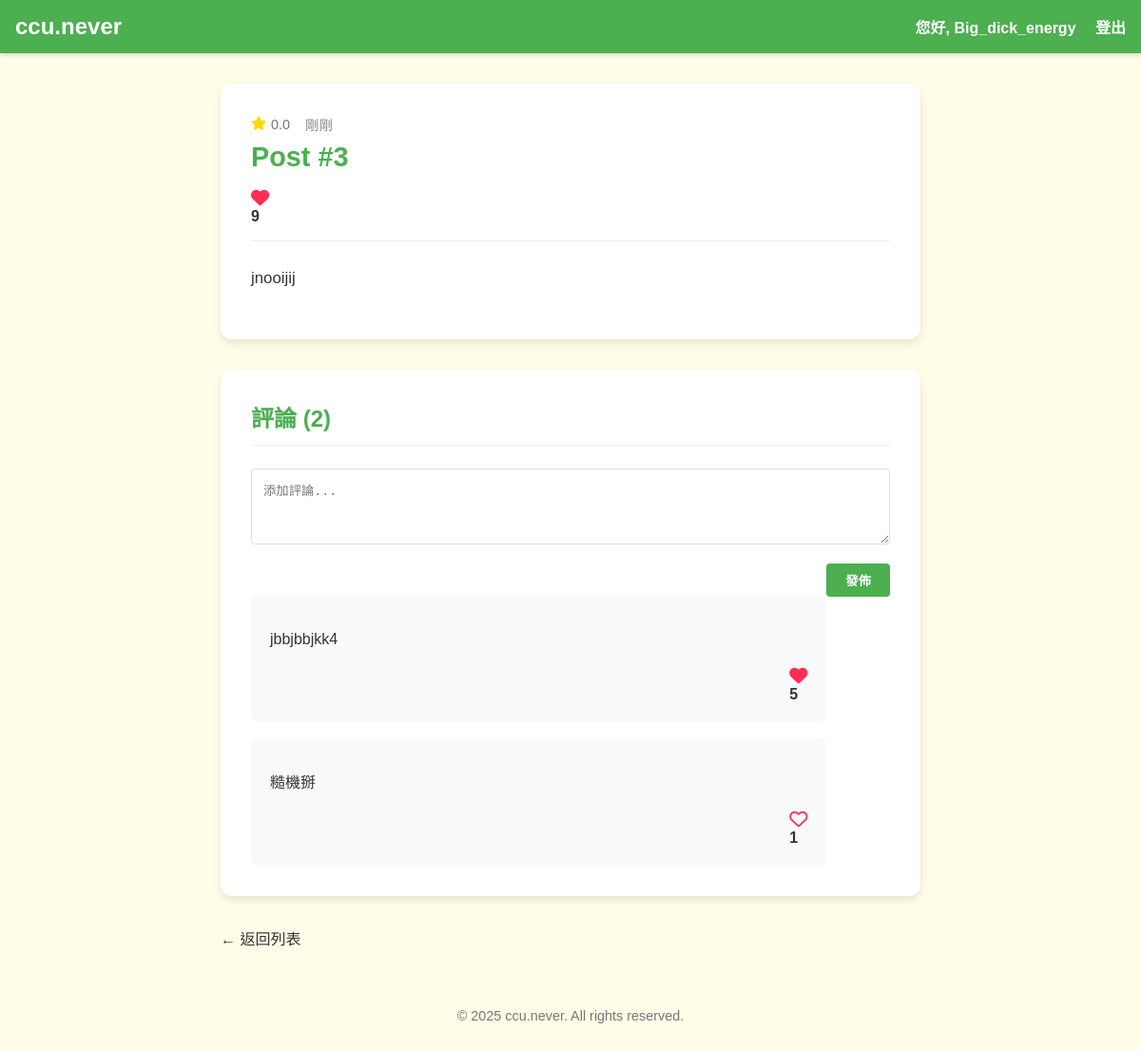
/post/3 (signed in), run on the app's committed database.
### app.py (models this page shows, shortened)
class Post(db.Model):
    id = db.Column(db.Integer, primary_key=True)
    establishment_id = db.Column(db.Integer, db.ForeignKey("establishment.id"), nullable=False)
    content = db.Column(db.Text, nullable=False)
    likes = db.Column(db.Integer, default=0)
    establishment = db.relationship("Establishment", backref=db.backref("posts", lazy=True))
    @property
    def title(self):
        return f"Post #{self.id}"
    @property
    def rating(self):
        return 0.0
    @property
    def time_since(self):
        now = datetime.utcnow()
        return "剛剛"

class Comment(db.Model):
    id = db.Column(db.Integer, primary_key=True)
    post_id = db.Column(db.Integer, db.ForeignKey("post.id"), nullable=False)
    content = db.Column(db.Text, nullable=False)
    likes = db.Column(db.Integer, default=0)
    post = db.relationship("Post", backref=db.backref("comments", lazy=True))

### app.py (the view)
@app.route("/post/<int:post_id>")
def show_post(post_id):
    post = Post.query.get_or_404(post_id)
    comments = Comment.query.filter_by(post_id=post_id).order_by(Comment.likes.desc()).all()
    user_liked_post = False
    if is_logged_in():
        user_liked_post = has_user_liked_post(session["user_id"], post_id)
    user_liked_comments = {}
    if is_logged_in():
        for comment in comments:
            user_liked_comments[comment.id] = has_user_liked_comment(session["user_id"], comment.id)
    return render_template("post.html", post=post, comments=comments,
                          user_liked_post=user_liked_post,
                          user_liked_comments=user_liked_comments)

### app.py (called while the page is built)
def is_logged_in():
    return "user_id" in session

def has_user_liked_post(user_id, post_id):
    return PostLike.query.filter_by(user_id=user_id, post_id=post_id).first() is not None

def has_user_liked_comment(user_id, comment_id):
    return CommentLike.query.filter_by(user_id=user_id, comment_id=comment_id).first() is not None

### templates/post.html (shortened to what this page needs)
<!DOCTYPE html>
<html lang="zh-TW">
  <head>
    <link rel="stylesheet" href="{{ url_for('static', filename='styles/main.css') }}">
    <link rel="stylesheet" href="https://cdnjs.cloudflare.com/ajax/libs/font-awesome/6.4.0/css/all.min.css">
  </head>
  <body>
    <nav class="navbar">
      <a href="{{ url_for('home') }}" class="logo">ccu.never</a>
      <div class="nav-links">
        {% if session['user_id'] %}
          <span>您好, {{ session['username'] }}</span>
          <a href="{{ url_for('logout') }}">登出</a>
        {% else %}
          <a href="{{ url_for('login') }}">登入</a>
          <a href="{{ url_for('register') }}">註冊</a>
        {% endif %}
      </div>
    </nav>
    <div class="post-detail-container">
      <div class="post-detail-card">
        <div class="post-detail-header">
          <div class="post-header-top">
            <div class="post-rating-time">
              <div class="post-rating">
                <i class="fas fa-star"></i> <span>{{ post.rating }}</span>
              </div>
              <div class="post-time">{{ post.time_since }}</div>
            </div>
          </div>
          <h1>{% if post.title %}{{ post.title }}{% else %}Post #{{ post.id }}{% endif %}</h1>
          <div class="post-meta">
            <div class="like-section">
              {% if session['user_id'] %}
                <button
                  class="heart-button {% if user_liked_post %}liked{% endif %}"
                  data-post-id="{{ post.id }}"
                  aria-label="Like post">
                  <i class="fa-heart {% if user_liked_post %}fas{% else %}far{% endif %}"></i>
                </button>
              {% else %}
                <i class="far fa-heart"></i>
              {% endif %}
              <span class="like-count" id="post-likes-{{ post.id }}">{{ post.likes }}</span>
            </div>
          </div>
        </div>
        <div class="post-detail-content">
          <p>{{ post.content }}</p>
        </div>
      </div>
      <div class="comments-section">
        <h2>評論 ({{ comments|length }})</h2>
        {% if session['user_id'] %}
        <div class="add-comment-form">
          <form action="{{ url_for('add_comment', post_id=post.id) }}" method="POST">
            <textarea name="comment" placeholder="添加評論..." required></textarea>
            <button type="submit">發佈</button>
          </form>
        </div>
        {% else %}
        <div class="login-prompt">
          <p>您必須<a href="{{ url_for('login') }}">登入</a>才能發表評論</p>
        </div>
        {% endif %}
        {% if comments %}
          <div class="comments-list">
            {% for comment in comments %}
              <div class="comment-card">
                <div class="comment-content">
                  <p>{{ comment.content }}</p>
                </div>
                <div class="comment-footer">
                  <div class="like-section">
                    {% if session['user_id'] %}
                      <button
                        class="heart-button comment-heart {% if user_liked_comments[comment.id] %}liked{% endif %}"
                        data-comment-id="{{ comment.id }}"
                        data-post-id="{{ post.id }}"
                        aria-label="Like comment">
                        <i class="fa-heart {% if user_liked_comments[comment.id] %}fas{% else %}far{% endif %}"></i>
                      </button>
                    {% else %}
                      <i class="far fa-heart"></i>
                    {% endif %}
                    <span class="like-count" id="comment-likes-{{ comment.id }}">{{ comment.likes }}</span>
                  </div>
                </div>
              </div>
            {% endfor %}
          </div>
        {% else %}
          <div class="no-comments">
            <p>目前沒有評論，成為第一個評論的人！</p>
          </div>
        {% endif %}
      </div>
      <div class="back-link">
        <a href="{{ url_for('show_establishment', est_id=post.establishment_id) }}" class="btn-back">
          ← 返回列表
        </a>
      </div>
    </div>
    <footer>
      <p>© 2025 ccu.never. All rights reserved.</p>
    </footer>
  </body>
</html>

### static/styles/main.css (style rules this page uses)
* { box-sizing: border-box; }
html, body { margin: 0; padding: 0; font-family: "Noto Sans TC", "Microsoft JhengHei", sans-serif; color: #333; }
body { background-color: #FFFDE7; min-height: 100vh; overflow-y: scroll; }
:root { --color-primary: #FFC107; --color-secondary: #4CAF50; --color-bg: #F5F5F5; --color-accent: #FF5722; --color-text-dark: #333; --color-text-light: #fff; --navbar-height: 56px; --card-shadow: 0 4px 8px rgba(0, 0, 0, 0.1); --card-radius: 12px; --heart-color: #ff2d55; }
.navbar { position: sticky; top: 0; width: 100%; z-index: 999; display: flex; justify-content: space-between; align-items: center; background: var(--color-secondary); padding: 0.75rem 1rem; box-shadow: 0 2px 5px rgba(0, 0, 0, 0.15); height: var(--navbar-height); }
.navbar .logo { font-size: 1.5rem; font-weight: bold; color: var(--color-text-light); text-decoration: none; }
.navbar .nav-links a, .navbar .nav-links span { color: var(--color-text-light); text-decoration: none; margin-left: 1rem; font-weight: 600; }
footer { padding: 1rem; text-align: center; font-size: 0.9rem; color: #777; margin-top: 0; }
.post-meta { display: flex; align-items: center; gap: 1rem; }
.like-count { display: flex; align-items: center; gap: 0.5rem; font-weight: bold; }
.back-link { margin-top: 2rem; }
.btn-back { color: var(--color-text-dark); text-decoration: none; display: inline-flex; align-items: center; gap: 0.5rem; transition: color 0.3s; }
.post-detail-container { max-width: 800px; margin: 0 auto; padding: 2rem; }
.post-detail-card { background: white; border-radius: var(--card-radius); box-shadow: var(--card-shadow); padding: 2rem; margin-bottom: 2rem; }
.post-detail-header { margin-bottom: 1.5rem; border-bottom: 1px solid #eee; padding-bottom: 1rem; }
.post-detail-header h1 { color: var(--color-secondary); margin-top: 0; margin-bottom: 1rem; font-size: 1.8rem; }
.post-detail-content { line-height: 1.8; font-size: 1.05rem; }
.comments-section { background: white; border-radius: var(--card-radius); box-shadow: var(--card-shadow); padding: 2rem; margin-bottom: 2rem; }
.comments-section h2 { color: var(--color-secondary); margin-top: 0; margin-bottom: 1.5rem; font-size: 1.5rem; border-bottom: 1px solid #eee; padding-bottom: 0.75rem; }
.add-comment-form { margin-bottom: 2rem; }
.add-comment-form textarea { width: 100%; padding: 0.75rem; border: 1px solid #ddd; border-radius: 4px; min-height: 80px; resize: vertical; margin-bottom: 1rem; }
.add-comment-form button { background: var(--color-secondary); color: white; border: none; padding: 0.5rem 1.25rem; border-radius: 4px; cursor: pointer; font-weight: bold; float: right; transition: background-color 0.3s, transform 0.2s; }
.comments-list { display: grid; gap: 1rem; }
.comment-card { background: #f8f9fa; border-radius: 8px; padding: 1.25rem; position: relative; }
.comment-content { margin-bottom: 0.75rem; line-height: 1.5; }
.comment-footer { display: flex; justify-content: flex-end; align-items: center; }
.heart-button { background: none; border: none; cursor: pointer; padding: 0; display: inline-flex; align-items: center; justify-content: center; position: relative; color: var(--heart-color); font-size: 1.2rem; transition: transform 0.2s; }
.heart-button.liked { color: var(--heart-color); }
.heart-button i { transition: all 0.3s cubic-bezier(0.175, 0.885, 0.32, 1.275); }
.post-rating { display: flex; align-items: center; gap: 0.3rem; }
.post-rating i { color: #FFD700; }
.post-time { color: #888; }
.post-header-top { margin-bottom: 0.5rem; }
.post-rating-time { display: flex; align-items: center; gap: 1rem; font-size: 0.9rem; color: #777; }

### data on the page
Post: title "Post #3", likes "9", content "jnooijij"
Comment: content "jbbjbbjkk4", likes "5"
Comment: content "糙機掰", likes "1"

### other printed values
{{ session['username'] }} "Big_dick_energy"
{{ post.rating }} "0.0"
{{ post.time_since }} "剛剛"
{{ comments|length }} "2"
